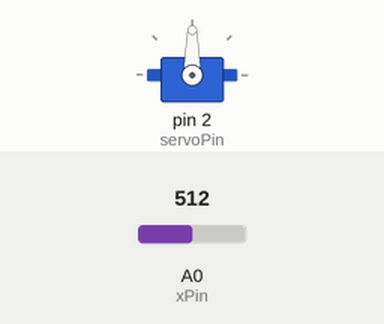
A sketch run on a simulated Arduino Uno, built with avr-gcc and run on an emulated ATmega328P. Shown: servo. The inputs (shaded band) are chosen by the test bench; at power-on: A0 (xPin) = 512. What the sketch prints to the serial monitor is not drawn.

Above: at 1.2 s.
1.3 s: A0 (xPin) set to 716
At 1.7 s:
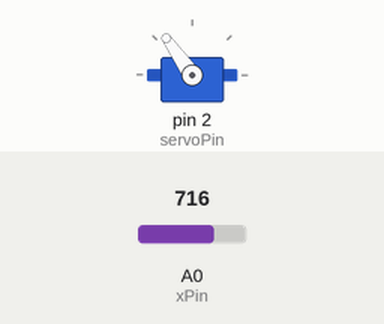
2.8 s: A0 (xPin) set to 900
At 4.0 s:
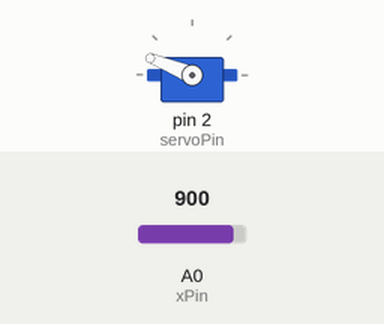
4.3 s: A0 (xPin) set to 1023
At 5.2 s:
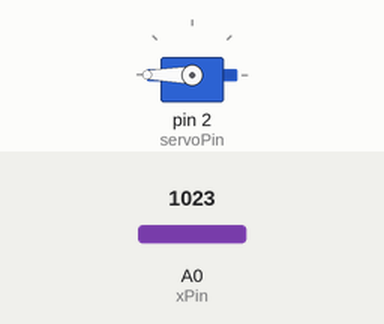
5.8 s: A0 (xPin) set to 306
At 6.4 s:
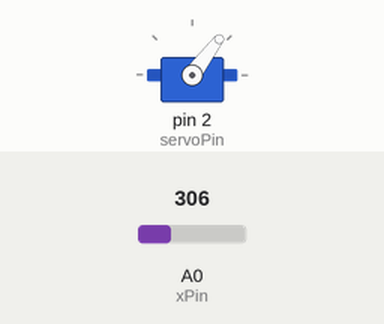
7.3 s: A0 (xPin) set to 122
At 8.5 s:
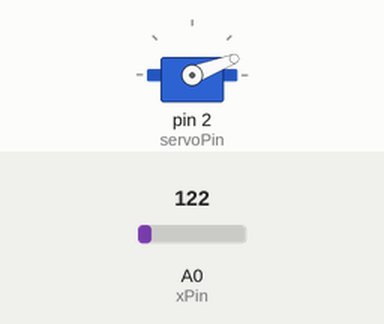
8.8 s: A0 (xPin) set to 0
At 9.7 s:
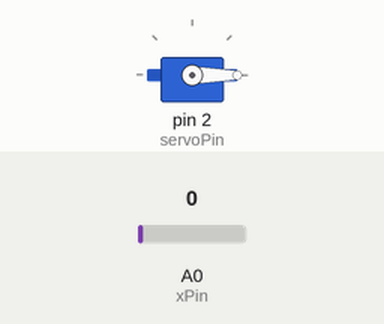
Timing chart, 0 to 11.3 s (numbered marks = the images above; inputs shaded):
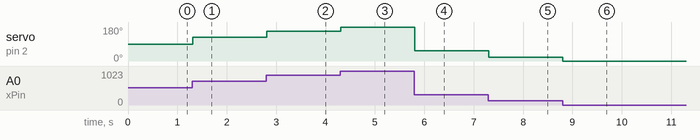

The sketch:

joystick_servo.ino
```cpp
#include <Servo.h>

int xPin = A0;
int yPin = A1;
int sPin = 12;
int xVal;
int yVal;
int sVal;
int servoPin = 2;
int servoPosition;
int delayT = 200;

Servo myServo;

void setup() {
  Serial.begin(9600);
  pinMode(xPin, INPUT);
  pinMode(yPin, INPUT);
  pinMode(sPin, INPUT);
  pinMode(servoPin, OUTPUT);
  digitalWrite(sPin, HIGH);
  myServo.attach(servoPin);
}

void loop() {
  xVal = analogRead(xPin);

  servoPosition = xVal * (180.0/1023.0);
  Serial.println(servoPosition);
  myServo.write(servoPosition);
}
```

Measured:
- after the input at 1.3 s, servo on pin 2 (servoPin): 90° → 125° at once
- after the input at 2.8 s, servo on pin 2 (servoPin): 125° → 158° at once
- after the input at 4.3 s, servo on pin 2 (servoPin): 158° → 180° at once
- after the input at 5.8 s, servo on pin 2 (servoPin): 180° → 53° at once
- after the input at 7.3 s, servo on pin 2 (servoPin): 53° → 21° at once
- after the input at 8.8 s, servo on pin 2 (servoPin): 21° → 0° at once
